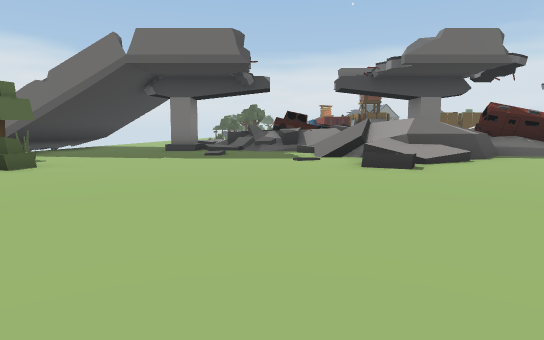
[1] (above)

19 first-person views from a walk through a 3-D level made in the Unity game engine. The camera is 1.3 m above the floor, tilts 6° down and sees 75° across. The floor is counted in squares, 2.4 m on a side. Each view is taken from the middle of a square. On the plan, view 1 faces up. The plan holds only what a view shows up to about 9 squares ahead; the rest is blank. The place goes on beyond the plan. The player character is not drawn.

[2]
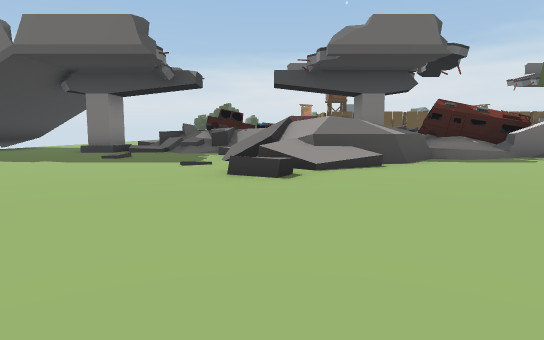

[3]
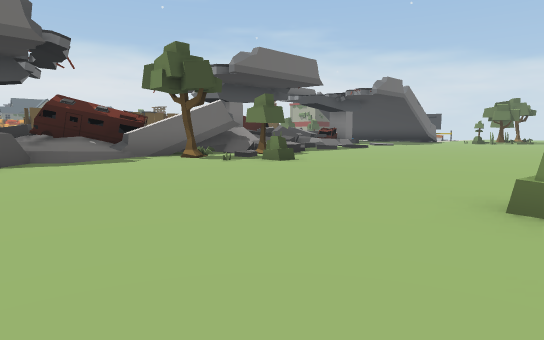

[4]
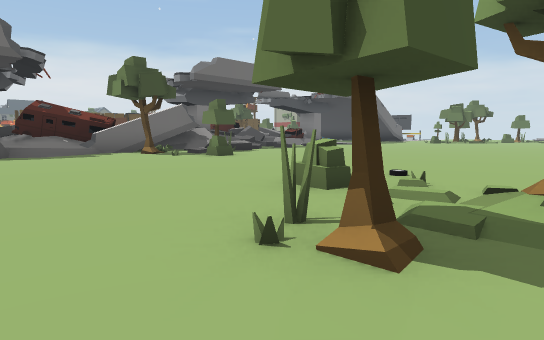

[5]
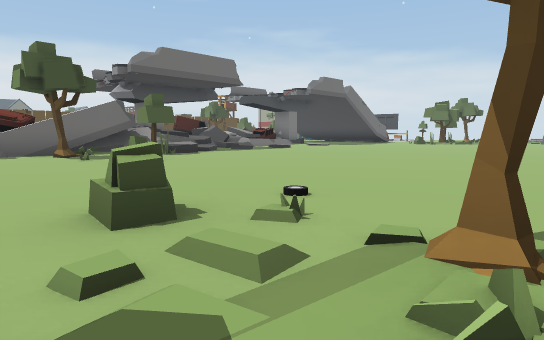

[6]
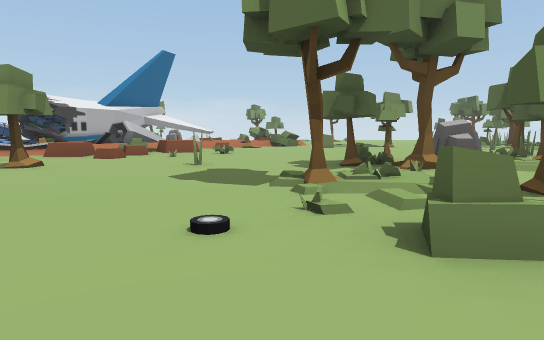

[7]
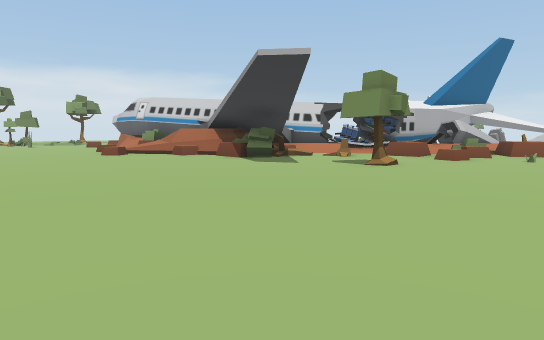

[8]
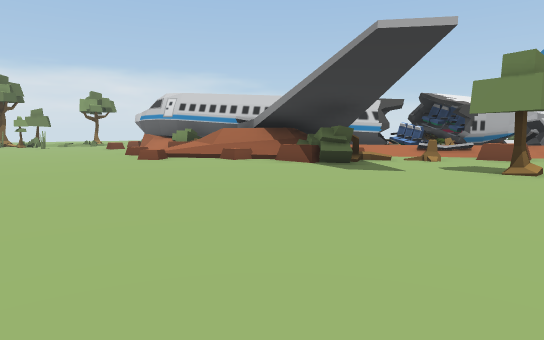

[9]
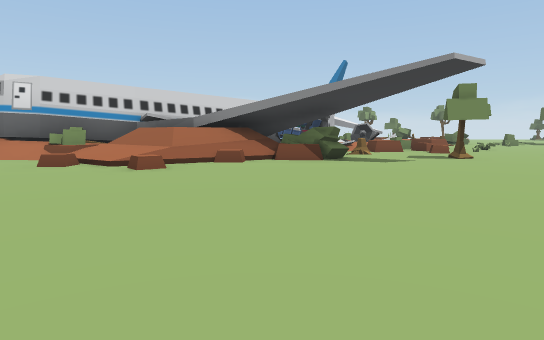

[10]
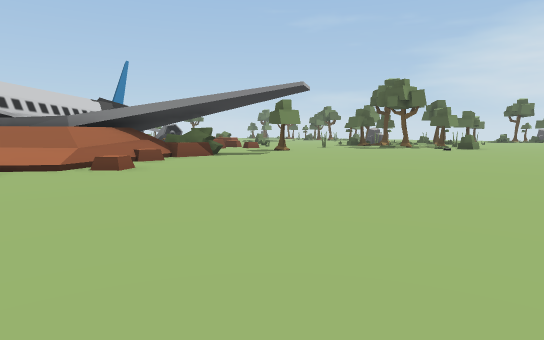

[11]
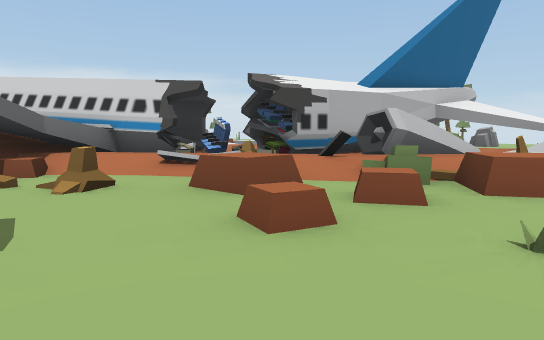

[12]
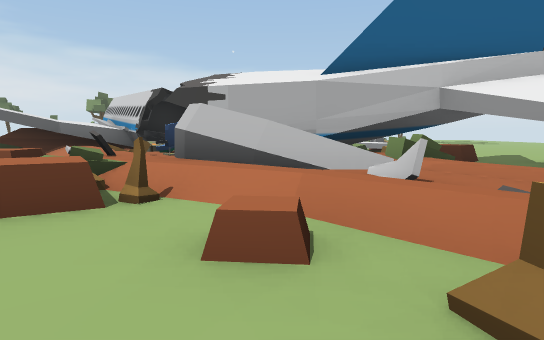

[13]
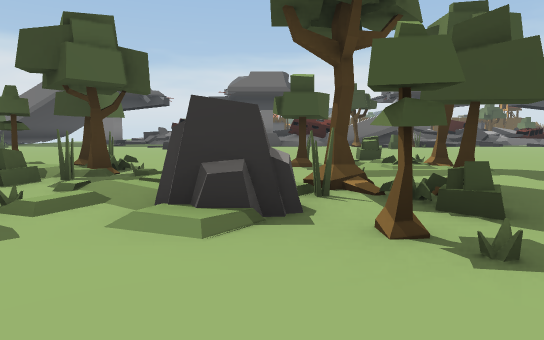

[14]
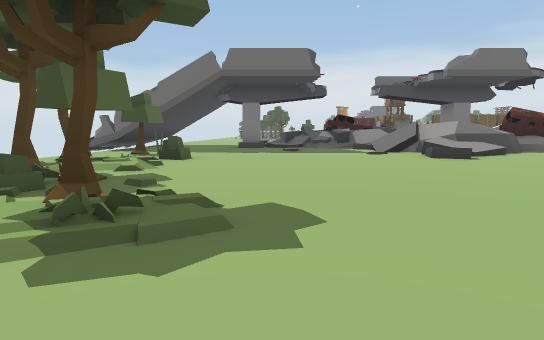

[15]
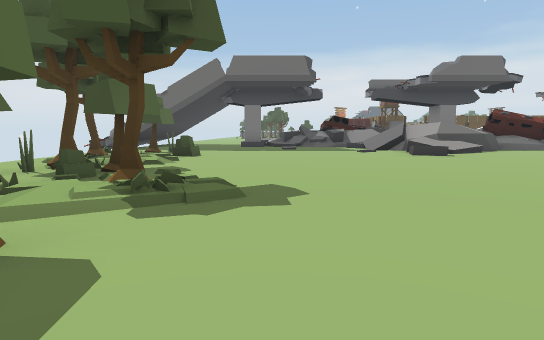

[16]
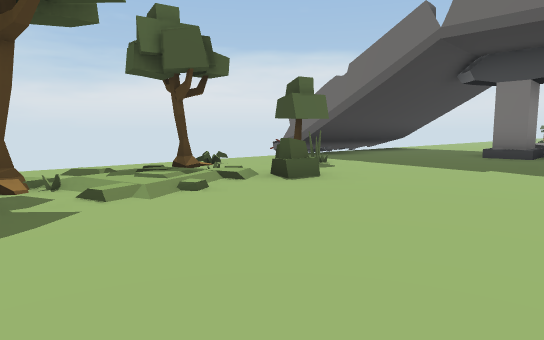

[17]
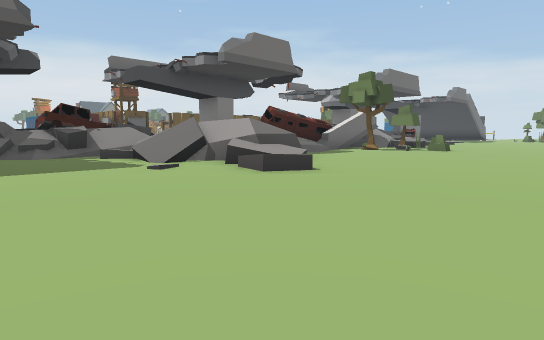

[18]
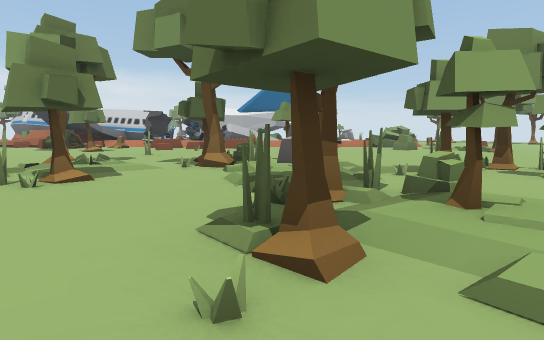

[19]
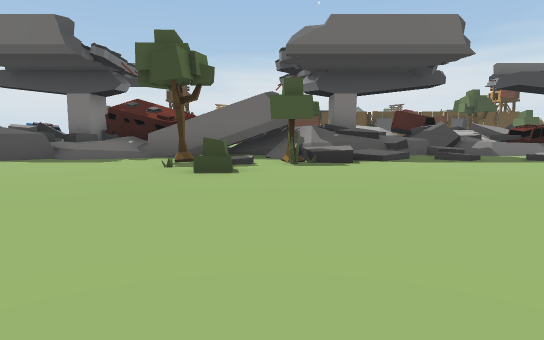

### Floor plan
Key: @ floor where view 1 was taken; # wall or solid block; x gap in a wall; . main floor; : floor 0.25 m higher than the main floor; + floor 0.5 m higher than the main floor; * floor 2 m higher than the main floor; / step, stairs or slope; = window, fence, low wall or low ledge; ^ raised ledge; P plant; T tree; S stump; C car; O other object.
Columns run from 7 left of view 1 to 20 right of it. Each row starts with its distance up from view 1.
 10   ....../=#==OOO  //////C
  9 ##....../=  x//####/=//.
  8   ....../#^##/.//x=/.//
  7  .#...../==#....//.....
  6  /.......//.....#.....
  5  /.=...../...........  .....
  4  /:/........................
  3  ../........................
  2  ###/.......................
  1   #=#.........#/............
  0     #..@.....///........./..
 -1    x....##O..//#.........///
 -2     ...  ##:##.......////=/=
 -3      .   .x/##..P..T..=##=##
 -4          ##/##.......=##*=##
 -5          #/......P.=^## ###
 -6          .........===#=###
 -7          .....   =^=######
 -8          ....   ..#######
 -9          ..    ...+####
-10                 S+:=##
-11                   ==###=
-12                   ## #^
-13                      .=
-14                       ...
-15                        ..

Positions as (right, up) in squares from view 1, and headings:
1: (0, 0), facing up
2: (2, 1), facing up
3: (4, 1), facing up-right
4: (4, -1), facing up-right
5: (6, -1), facing up-right
6: (8, 3), facing down
7: (9, 3), facing down-right
8: (11, 3), facing down-right
9: (16, 5), facing down
10: (20, 5), facing down-left
11: (10, -3), facing down-right
12: (8, -9), facing right
13: (5, -6), facing up
14: (-2, -2), facing up
15: (-2, -3), facing up
16: (-1, 2), facing up-left
17: (-2, 2), facing up-right
18: (1, 1), facing down-right
19: (10, 1), facing up
